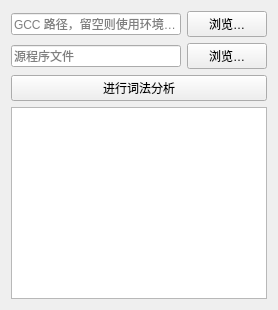
                                            <widget class="QWidget" name="lexcial_analysis_tab">
                                                <attribute name="title">
                                                    <string>词法分析</string>
                                                </attribute>
                                                <layout class="QGridLayout" name="gridLayout_2">
                                                    <item row="1" column="0">
                                                        <layout class="QVBoxLayout" name="verticalLayout_9">
                                                            <item>
                                                                <layout class="QHBoxLayout" name="horizontalLayout_5">
                                                                    <item>
                                                                        <widget class="QLineEdit"
                                                                                name="source_file_input">
                                                                            <property name="text">
                                                                                <string extracomment=" "/>
                                                                            </property>
                                                                            <property name="placeholderText">
                                                                                <string>源程序文件</string>
                                                                            </property>
                                                                        </widget>
                                                                    </item>
                                                                    <item>
                                                                        <widget class="QPushButton"
                                                                                name="select_source_file_button">
                                                                            <property name="text">
                                                                                <string>浏览…</string>
                                                                            </property>
                                                                        </widget>
                                                                    </item>
                                                                </layout>
                                                            </item>
                                                        </layout>
                                                    </item>
                                                    <item row="3" column="0">
                                                        <widget class="QPlainTextEdit" name="lex_output">
                                                            <property name="readOnly">
                                                                <bool>true</bool>
                                                            </property>
                                                            <property name="overwriteMode">
                                                                <bool>false</bool>
                                                            </property>
                                                        </widget>
                                                    </item>
                                                    <item row="0" column="0">
                                                        <layout class="QHBoxLayout" name="horizontalLayout_3">
                                                            <item>
                                                                <widget class="QLineEdit" name="gcc_folder_input">
                                                                    <property name="text">
                                                                        <string extracomment=" "/>
                                                                    </property>
                                                                    <property name="placeholderText">
                                                                        <string>GCC 路径，留空则使用环境变量</string>
                                                                    </property>
                                                                </widget>
                                                            </item>
                                                            <item>
                                                                <widget class="QPushButton"
                                                                        name="select_gcc_folder_button">
                                                                    <property name="text">
                                                                        <string>浏览…</string>
                                                                    </property>
                                                                </widget>
                                                            </item>
                                                        </layout>
                                                    </item>
                                                    <item row="2" column="0">
                                                        <widget class="QPushButton" name="lexical_analyze_button">
                                                            <property name="text">
                                                                <string>进行词法分析</string>
                                                            </property>
                                                        </widget>
                                                    </item>
                                                </layout>
                                            </widget>
